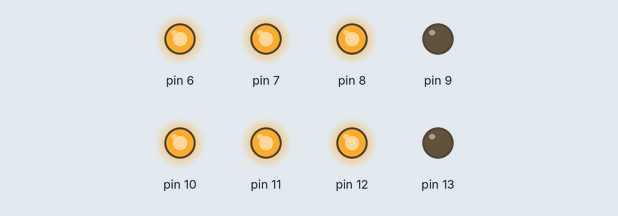
This sketch was run on a simulated Arduino Uno, built with avr-gcc and run on an emulated ATmega328P. Parts: output pins drawn as LEDs (lit = HIGH).

Above: at 0.5 s.
At 1.5 s:
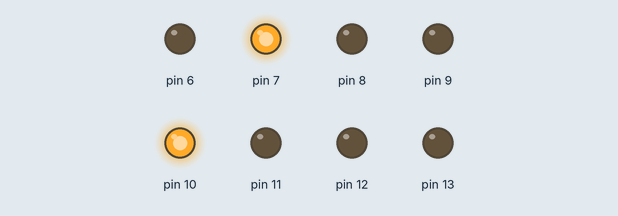
At 3.5 s:
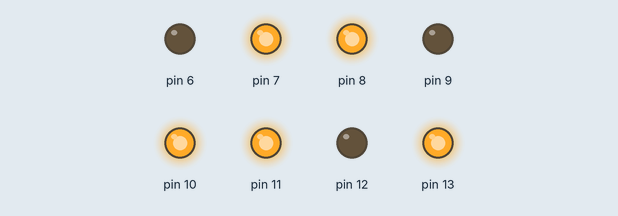
At 6.5 s:
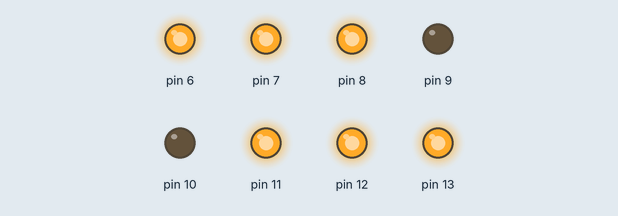
At 9.5 s:
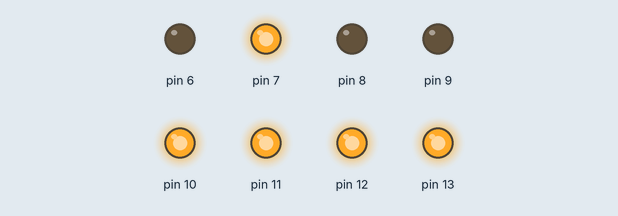
At 12.5 s:
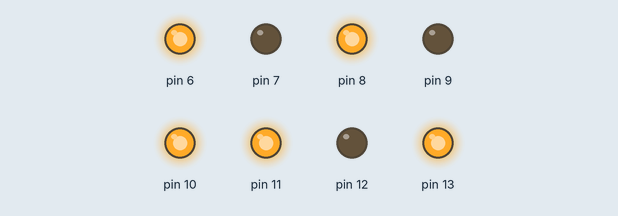
Timing chart, 0 to 13.0 s (numbered marks = the images above):
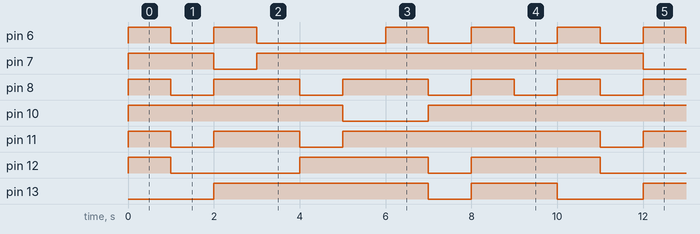

Measured:
- by itself, pin 6: repeats every 10.0 s: LOW 1.0 s, HIGH 1.0 s, LOW 3.0 s, 2 × (HIGH 1.0 s, LOW 1.0 s), HIGH 1.0 s
- by itself, pin 7: repeats every 10.0 s: LOW 1.0 s, HIGH 9.0 s
- by itself, pin 8: repeats every 10.0 s: 2 × (LOW 1.0 s, HIGH 2.0 s), 2 × (LOW 1.0 s, HIGH 1.0 s)
- by itself, pin 10: repeats every 10.0 s: LOW 2.0 s, HIGH 8.0 s
- by itself, pin 11: repeats every 10.0 s: LOW 1.0 s, HIGH 2.0 s, LOW 1.0 s, HIGH 6.0 s
- by itself, pin 12: repeats every 10.0 s: LOW 3.0 s, HIGH 3.0 s, LOW 1.0 s, HIGH 3.0 s
- by itself, pin 13: repeats every 10.0 s: LOW 1.0 s, HIGH 2.0 s, LOW 2.0 s, HIGH 5.0 s

The sketch:

LED_Digit_Counter.ino
```cpp
void setup() {
  for (int i=6;i<=13;i++) {
    digitalWrite(i,LOW);
    pinMode(i,OUTPUT);
  }
}

int digits[][8] = {
  {6,7,8,10,11,12,-1},
  {7,10,-1},
  {6,8,10,11,13,-1},
  {7,8,10,11,13,-1},
  {7,10,12,13,-1},
  {7,8,11,12,13,-1},
  {6,7,8,11,12,13,-1},
  {7,10,11,-1},
  {6,7,8,10,11,12,13,-1},
  {7,10,11,12,13,-1}
};

int count=0;

void loop() {
  for (int i=6;i<=13;i++) {
    digitalWrite(i,LOW);
  }
  for (int j=0;j<8;j++) {
    int i = digits[count][j];
    if (i==-1)
      break;
    digitalWrite(i,HIGH);
  }
  delay(1000);
  count++;
  if (count>9)
    count=0;
}
```
